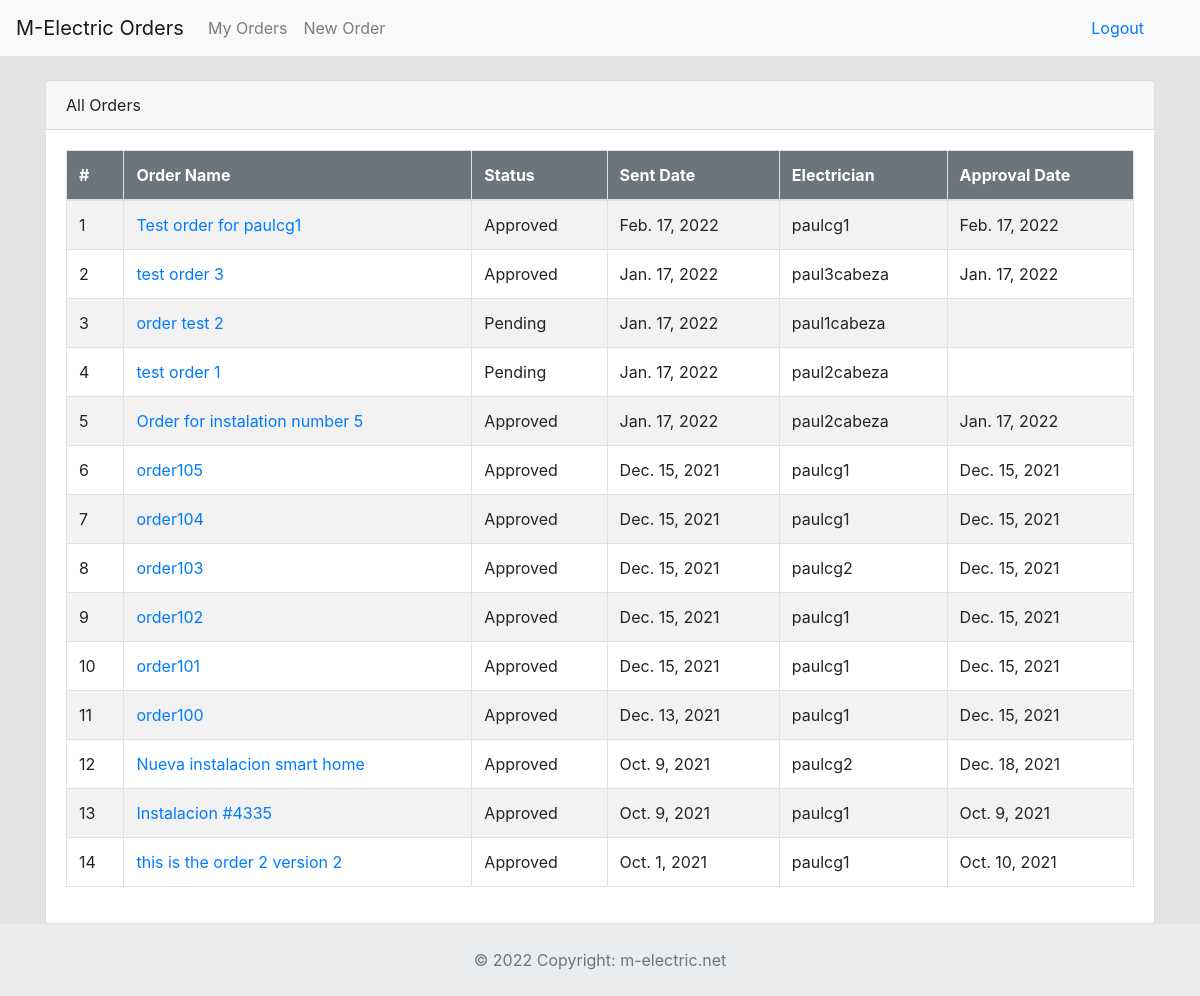
Page /all-orders (signed in) on the earlier database version.
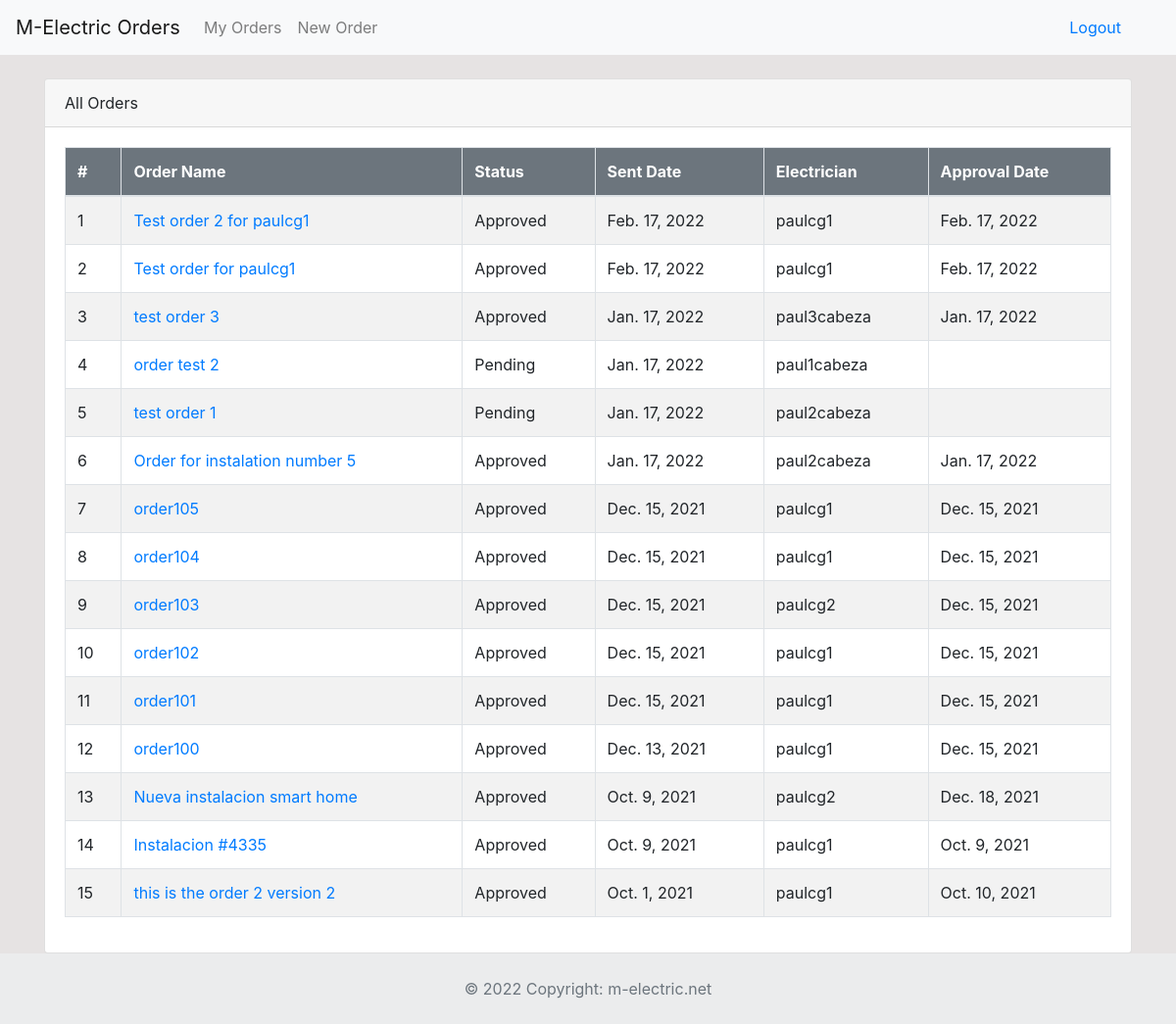
Same page on the later database version.
### dashboard/models.py (models this page shows, shortened)
class Order(models.Model):
	description = models.CharField('Order Description', max_length=100)
	status = models.CharField('Status', max_length=50, choices=STATUS)
	po = models.ForeignKey(Po, blank=True, null=True, on_delete=models.CASCADE)
	user = models.ForeignKey(User, blank=True, null=True, on_delete=models.CASCADE)
	products = models.ManyToManyField(Product, blank=True, through='ThroughModel')
	created = models.DateTimeField(auto_now_add=True)
	approval_date = models.DateTimeField('Approval Date', blank=True, null=True)

### dashboard/views.py (the view)
# urls.py: path('all-orders', views.all_orders, name='all-orders'),
@login_required
def all_orders(request):
    all_orders = Order.objects.all().order_by('-created')
    return render(request, 'dashboard/all_orders.html', {'all_orders':all_orders})

### templates/dashboard/all_orders.html (shortened to what this page needs)
{% extends 'partials/base.html' %}
{% block content %}
<div class="container">
    <div class="row mt-4">
            <div class="col-md-12">
                <div class="card">
                    <div class="card-header">
                        All Orders
                    </div>
                    <div class="card-body">
                        <div class="table-responsive">
                            <table class="table table-striped table-bordered">
                                <thead class="bg-secondary text-white">
                                    <tr>
                                        <th>#</th>
                                        <th scope="col">Order Name</th>
                                        <th scope="col">Status</th>
                                        <th scope="col">Sent Date</th>
                                        <th scope="col">Electrician</th>
                                        <th scope="col">Approval Date</th>
                                    </tr>
                                </thead>
                                <tbody>
                                    {% for order in all_orders %}
                                    <tr>
                                        <td>{{ forloop.counter }}</td>
                                        <td><a href="{% url 'order-detail' order.id %}">{{ order.description }}</a></td>
                                        <td>{{ order.status }}</td>
                                        <td>{{ order.created.date }}</td>
                                        <td>{{ order.user }}</td>
                                        <td>{{ order.approval_date.date }}</td>
                                    </tr>
                                    {% endfor %}
                                </tbody>
                            </table>
                        </div>
                    </div>
                </div>
            </div>
    </div>
</div>
{% endblock %}
{% block footer %}
{% include 'partials/footer.html' %}
{% endblock %}

Differences in the rows shown:
added Order: description "Test order 2 for paulcg1", status "Approved", created "Feb. 17, 2022", user "paulcg1", approval_date "Feb. 17, 2022"
